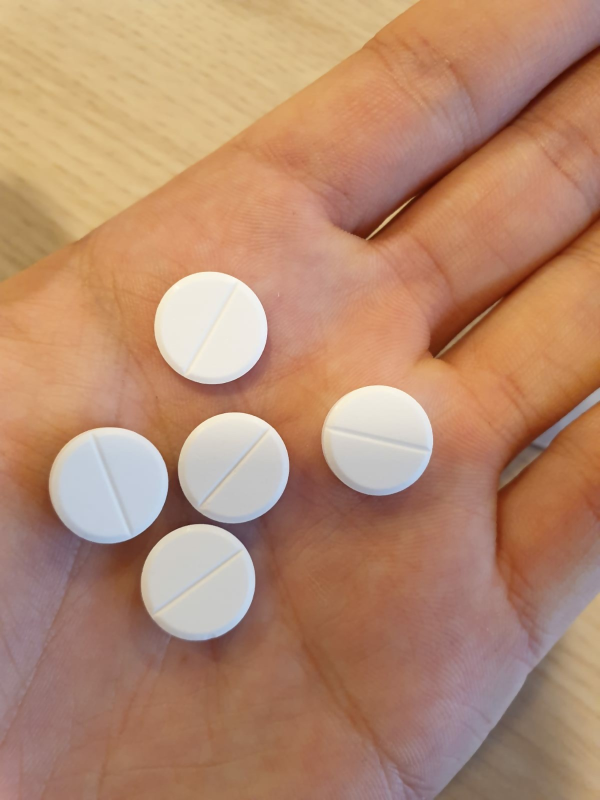
#> input picture images/pills/5.jpg, 1200 x 1600 px (shown at 1/2 size)
$ python pills.py
#> lines starting #> are read from the running program, lines starting #| are printed output that depends on the picture; after the words box and inside, x2 and y2 are one past the last pixel; in counts of white or black regions, pixels touching at a corner belong together; long printed decimals are rounded
import cv2
import numpy as np

image = cv2.imread("images/pills/5.jpg")
#> image is the input picture: shape (1600, 1200, 3); mean B, G, R 111.7, 138.7, 181.5
h, w, c = image.shape
#> h = 1600; w = 1200; c = 3
w1 = 400
scale = w1 / w
#> scale = 0.333
h1 = int(h * scale)
#> h1 = 533
new_size = (w1, h1)
#> new_size = (400, 533)
image = cv2.resize(image, new_size)
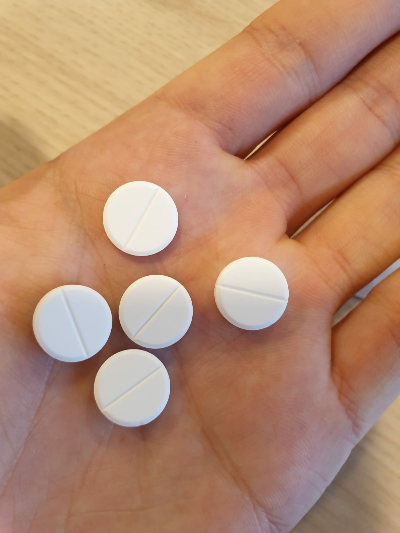
#> image: shape (533, 400, 3); mean B, G, R 111.7, 138.7, 181.4

pills = cv2.inRange(image, (35, 50, 90), (180, 210, 250))
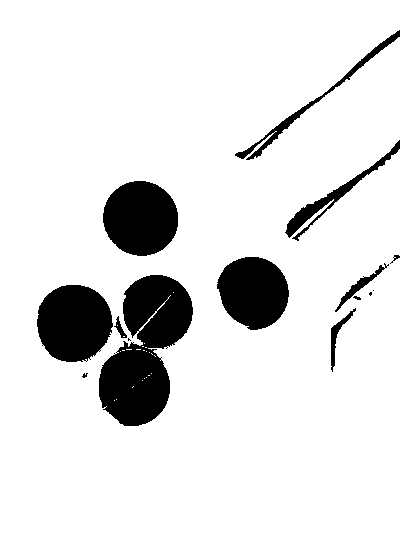
#> pills: shape (533, 400); 88.4% white; 15 black regions (4 under 20 px), largest, box (x1, y1, x2, y2) and area: (99, 275, 193, 426) 8446, (37, 285, 113, 362) 4601, (103, 181, 178, 256) 4411
pills = cv2.bitwise_not(pills)

kernel = cv2.getStructuringElement(cv2.MORPH_ELLIPSE, (5, 5))
pills = cv2.morphologyEx(pills, cv2.MORPH_OPEN, kernel, iterations=3)
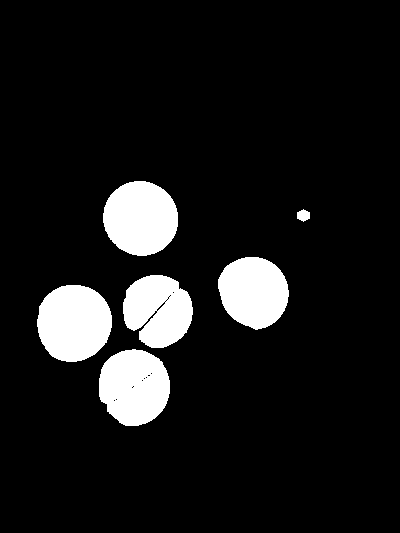
#> pills: shape (533, 400); 9.9% white; 6 white regions, box (x1, y1, x2, y2) and area: (37, 285, 112, 362) 4571, (103, 181, 178, 256) 4406, (99, 349, 170, 426) 4285, (218, 257, 289, 330) 3935, (123, 275, 193, 348) 3839, (297, 209, 310, 222) 121
pills = cv2.morphologyEx(pills, cv2.MORPH_CLOSE, kernel, iterations=1)
#> pills: shape (533, 400); 10% white; 6 white regions

cv2.imshow("1", pills)

contours, _ = cv2.findContours(pills, cv2.RETR_LIST, cv2.CHAIN_APPROX_SIMPLE)
#> contours = 6 contours; box (x1, y1, x2, y2) and area: (37, 285, 112, 362) 4462, (103, 181, 178, 256) 4300, (99, 349, 170, 426) 4186, (218, 257, 289, 330) 3834, (123, 275, 193, 348) 3805, (297, 209, 310, 222) 102
for c in contours:
    center, size, angle = cv2.minAreaRect(c)
    center = (int(center[0]), int(center[1]))
    radius = size[0] // 4 + size[1] // 4
    ratio = size[0] / size[1]
    min_size = min(size[0], size[1])
    if min_size < 20:
        continue
    if (ratio < 0.75) or (ratio > 1.3):
        continue
    cv2.circle(image, center, int(radius), (0, 255, 0), 3)
    print(ratio)
#> this loop made 6 passes
#> (center, size, angle, radius, ratio, min_size) on passes 1 to 6: ((134, 387), (76, 70), -90, 36, 1.09, 70), ((74, 323), (76, 74), -90, 37, 1.03, 74), ((157, 309), (67.88, 72.83), -45, 34, 0.932, 67.88), ((254, 291), (67.53, 72.9), -26.57, 34, 0.926, 67.53), ((303, 215), (13.42, 10.73), -26.57, 5, 1.25, 10.73), ((140, 217), (72.83, 74.95), -45, 36, 0.972, 72.83)
#| 1.086
#| 1.027
#| 0.932
#| 0.9264
#| 0.9717
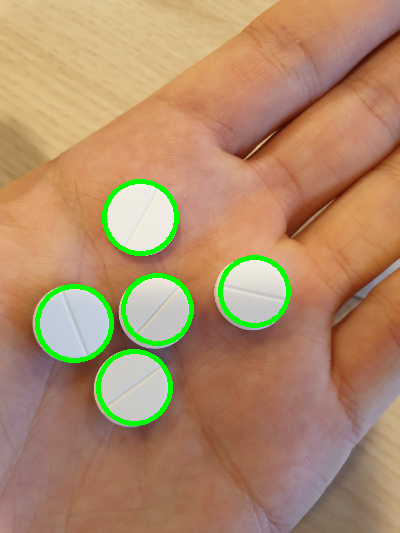
#> image: shape (533, 400, 3); 2.58% of pixels changed, all inside (x1, y1, x2, y2) = (35, 179, 291, 426)
cv2.imshow("Pills", pills)
cv2.imshow("Image", image)
cv2.waitKey()

$ run again, with images/pills/1.jpg copied over images/pills/5.jpg
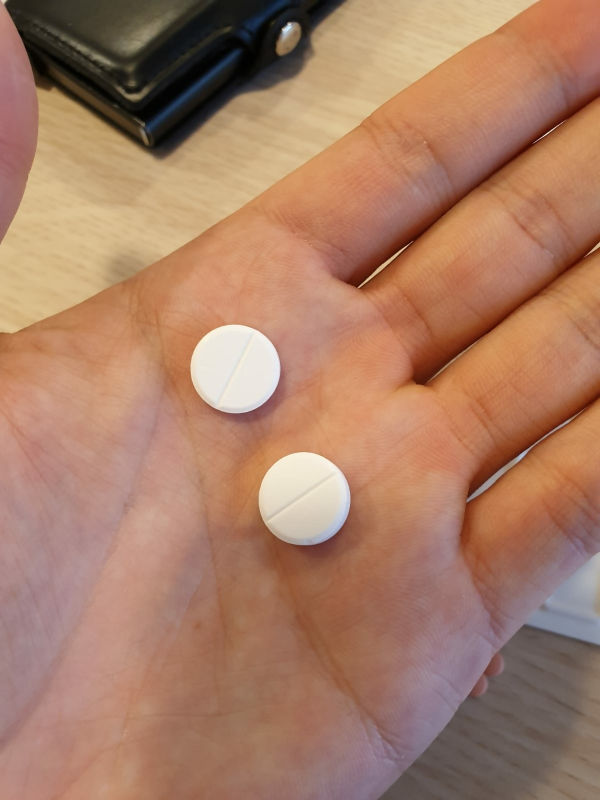
#> input picture images/pills/1.jpg, 1200 x 1600 px (shown at 1/2 size)
#> image is the input picture: shape (1600, 1200, 3); mean B, G, R 101.9, 125.4, 168.5
#> `pills = cv2.morphologyEx(pills, cv2.MORPH_OPEN, kernel, iterations=3)`:
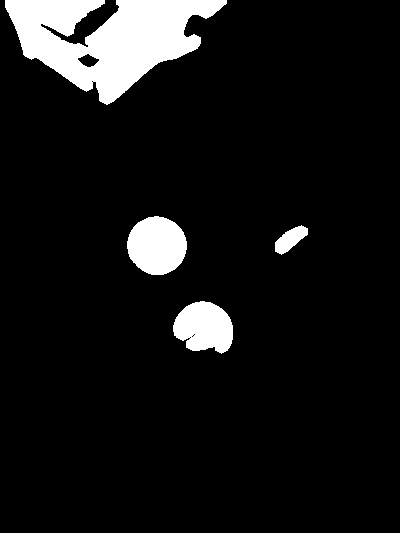
#> pills: shape (533, 400); 8.5% white; 4 white regions, box (x1, y1, x2, y2) and area: (5, 0, 227, 105) 12537, (127, 216, 187, 275) 2733, (173, 301, 233, 354) 2353, (275, 225, 308, 255) 520
#> contours = 5 contours; box (x1, y1, x2, y2) and area: (5, 0, 227, 105) 12422, (127, 216, 187, 275) 2650, (173, 301, 233, 354) 2287, (275, 225, 308, 255) 478, (78, 53, 99, 68) 176
#> the loop `for c in contours:` made 5 passes
#> (center, size, angle, radius, ratio, min_size) on passes 1 to 5: ((203, 326), (49.97, 60.13), -84.09, 27, 0.831, 49.97), ((289, 238), (39.29, 15.82), -40.1, 12, 2.48, 15.82), ((156, 245), (57.28, 58.69), -45, 28, 0.976, 57.28), ((87, 60), (12.52, 19.23), -63.43, 7, 0.651, 12.52), ((115, 52), (104, 221), -90, 81, 0.471, 104)
#> (printed output is left out)
#> after the loop `for c in contours:`:
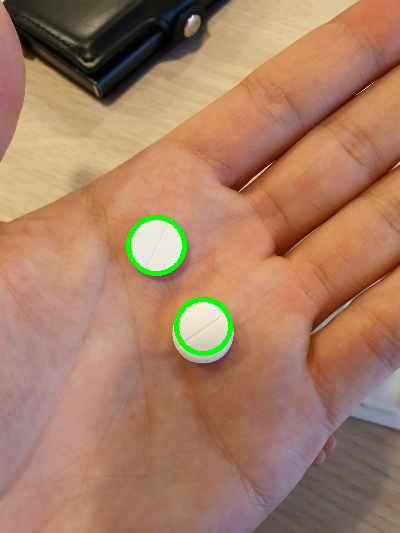
#> image: shape (533, 400, 3); mean B, G, R 100.4, 125.8, 166.6

$ run again, with images/pills/10.jpg copied over images/pills/5.jpg
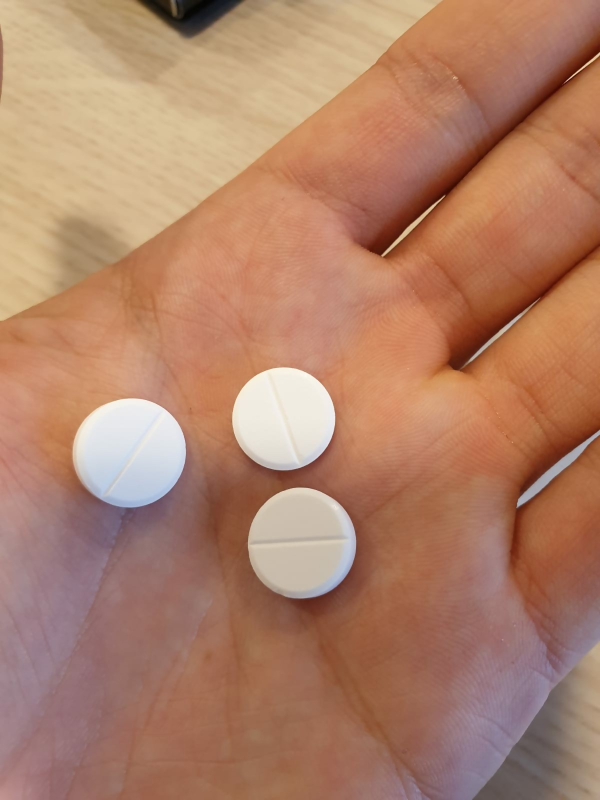
#> input picture images/pills/10.jpg, 1200 x 1600 px (shown at 1/2 size)
#> image is the input picture: shape (1600, 1200, 3); mean B, G, R 105.2, 129.5, 176.1
#> `pills = cv2.morphologyEx(pills, cv2.MORPH_OPEN, kernel, iterations=3)`:
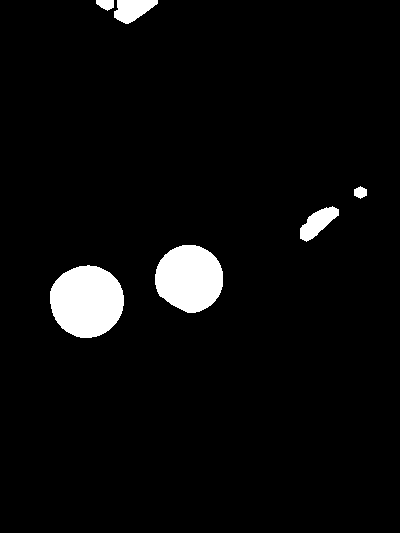
#> pills: shape (533, 400); 4.4% white; 6 white regions, box (x1, y1, x2, y2) and area: (50, 265, 124, 338) 4210, (155, 245, 223, 313) 3588, (300, 206, 339, 242) 704, (114, 0, 158, 24) 697, (96, 0, 114, 11) 146, (354, 186, 367, 199) 121
#> contours = 5 contours; box (x1, y1, x2, y2) and area: (50, 265, 124, 338) 4106, (155, 245, 223, 313) 3492, (96, 0, 158, 24) 812, (300, 206, 339, 242) 654, (354, 186, 367, 199) 102
#> the loop `for c in contours:` made 5 passes
#> (center, size, angle, radius, ratio, min_size) on passes 1 to 5: ((87, 301), (73.34, 71.55), -26.57, 35, 1.03, 71.55), ((189, 277), (64.4, 67.98), -63.43, 32, 0.947, 64.4), ((317, 221), (47.63, 18.77), -42.27, 15, 2.54, 18.77), ((360, 192), (13.42, 10.73), -26.57, 5, 1.25, 10.73), ((126, 11), (23, 61), -90, 20, 0.377, 23)
#> (printed output is left out)
#> after the loop `for c in contours:`:
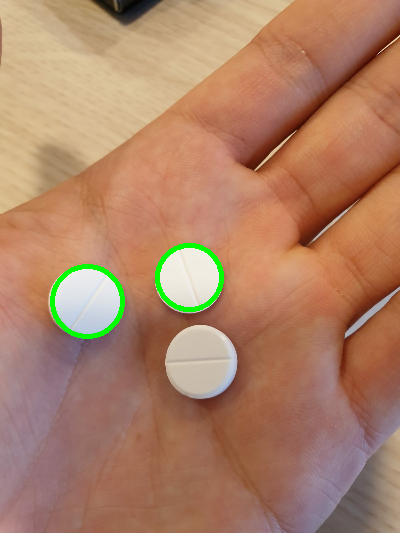
#> image: shape (533, 400, 3); mean B, G, R 103.1, 130, 173.9

$ run again, with images/pills/11.jpg copied over images/pills/5.jpg
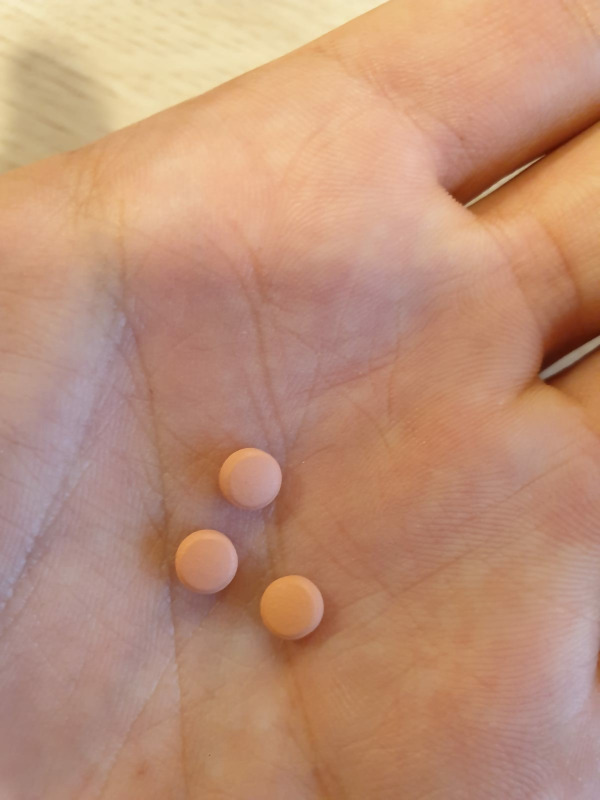
#> input picture images/pills/11.jpg, 1200 x 1600 px (shown at 1/2 size)
#> image is the input picture: shape (1600, 1200, 3); mean B, G, R 119.7, 145.3, 190.3
#> image: shape (533, 400, 3)
#> `pills = cv2.inRange(image, (35, 50, 90), (180, 210, 250))`:
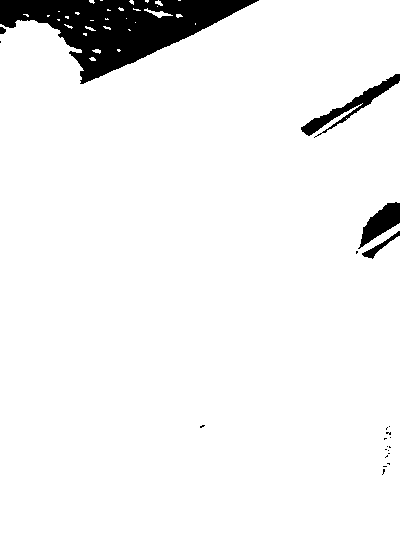
#> pills: shape (533, 400); 94.2% white; 22 black regions (17 under 20 px), largest, box (x1, y1, x2, y2) and area: (0, 0, 259, 84) 9926, (301, 74, 400, 138) 1171, (358, 202, 400, 249) 894, (362, 231, 400, 259) 220, (0, 27, 6, 34) 34
#> `pills = cv2.morphologyEx(pills, cv2.MORPH_CLOSE, kernel, iterations=1)`:
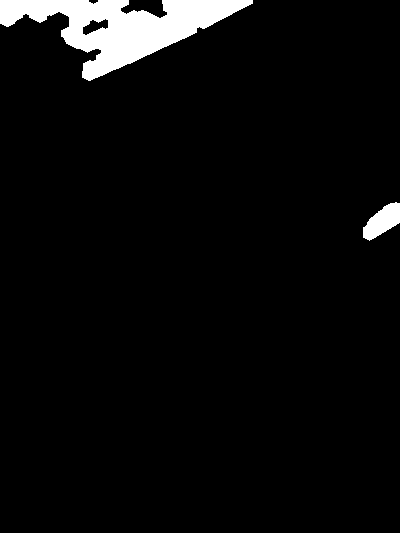
#> pills: shape (533, 400); 4.5% white; 2 white regions
#> contours = 3 contours; box (x1, y1, x2, y2) and area: (0, 0, 253, 81) 8732, (363, 202, 400, 241) 771, (82, 18, 109, 36) 248
#> the loop `for c in contours:` made 3 passes
#> (center, size, angle, radius, ratio, min_size) on passes 1 to 3: ((381, 220), (48.36, 21.95), -30.96, 17, 2.2, 21.95), ((94, 25), (28.71, 13.45), -17.53, 10, 2.13, 13.45), ((126, 40), (80, 252), -90, 83, 0.317, 80)
